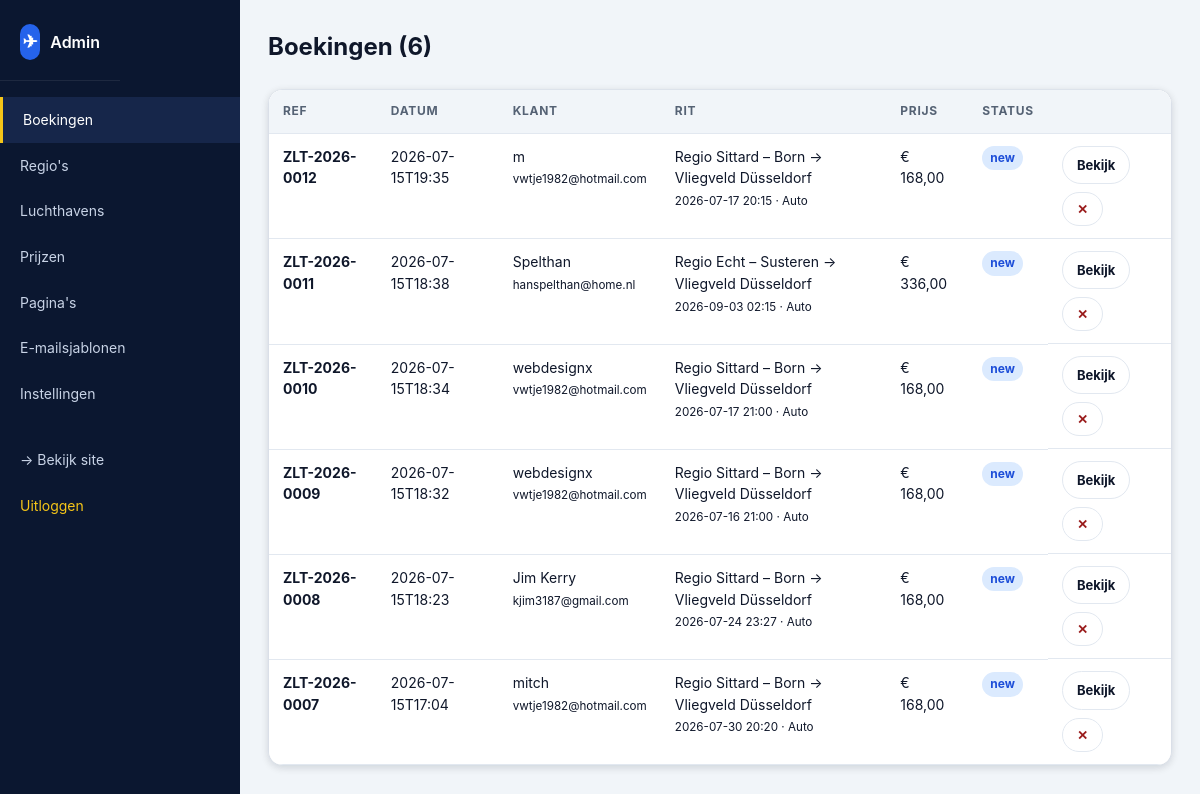
Page /admin.php (signed in) on the committed database.
### tables this page shows
CREATE TABLE bookings (
        id INTEGER PRIMARY KEY AUTOINCREMENT,
        reference TEXT UNIQUE NOT NULL,
        created_at TEXT NOT NULL,
        address TEXT NOT NULL DEFAULT "",
        region_id TEXT NOT NULL DEFAULT "",
        region_name TEXT NOT NULL DEFAULT "",
        airport_id TEXT NOT NULL DEFAULT "",
        airport_name TEXT NOT NULL DEFAULT "",
        direction TEXT NOT NULL DEFAULT "to_airport",
        trip_type TEXT NOT NULL DEFAULT "oneway",
        postcode TEXT NOT NULL DEFAULT "",
        house_number TEXT NOT NULL DEFAULT "",
        passengers INTEGER NOT NULL DEFAULT 1,
        luggage INTEGER NOT NULL DEFAULT 0,
        vehicle TEXT NOT NULL DEFAULT "car",
        price REAL NOT NULL DEFAULT 0,
        currency TEXT NOT NULL DEFAULT "EUR",
        customer_name TEXT NOT NULL DEFAULT "",
        customer_email TEXT NOT NULL DEFAULT "",
        customer_phone TEXT NOT NULL DEFAULT "",
        pickup_date TEXT NOT NULL DEFAULT "",
        pickup_time TEXT NOT NULL DEFAULT "",
        return_date TEXT NOT NULL DEFAULT "",
        return_time TEXT NOT NULL DEFAULT "",
        flight_number TEXT NOT NULL DEFAULT "",
        payment_method TEXT NOT NULL DEFAULT "cash",
        notes TEXT NOT NULL DEFAULT "",
        status TEXT NOT NULL DEFAULT "new"
    );

### admin.php (called while the page is built, shortened)
<?php
require_once __DIR__ . '/includes/db.php';
require_once __DIR__ . '/includes/functions.php';
$page = preg_replace('/[^a-z0-9_]/i', '', (string)($_GET['p'] ?? 'dashboard')) ?: 'dashboard';
$view_file = __DIR__ . '/admin_views/' . $page . '.php';
require __DIR__ . '/admin_views/_shell_top.php';
require $view_file;
require __DIR__ . '/admin_views/_shell_bottom.php';

### includes/db.php (called while the page is built, shortened)
<?php
function db(): PDO {
    static $pdo = null;
    if ($pdo !== null) return $pdo;
    $dir = __DIR__ . '/../data';
    $path = $dir . '/zlat.sqlite';
    $pdo = new PDO('sqlite:' . $path);
    $pdo->setAttribute(PDO::ATTR_ERRMODE, PDO::ERRMODE_EXCEPTION);
    $pdo->setAttribute(PDO::ATTR_DEFAULT_FETCH_MODE, PDO::FETCH_ASSOC);
    $pdo->exec('PRAGMA foreign_keys = ON');
    $pdo->exec('PRAGMA journal_mode = WAL');
    return $pdo;
}

### includes/functions.php (called while the page is built, shortened)
<?php
require_once __DIR__ . '/db.php';
function h(?string $s): string {
    return htmlspecialchars((string)$s, ENT_QUOTES | ENT_SUBSTITUTE, 'UTF-8');
}
function format_price($value): string {
    $amount = is_numeric($value) ? (float)$value : 0.0;
    $whole = number_format($amount, 2, ',', '.');
    return '€ ' . $whole;
}
function url(string $path = ''): string {
    $path = ltrim($path, '/');
    $script = $_SERVER['SCRIPT_NAME'] ?? '/index.php';
    $dir = rtrim(str_replace('\\', '/', dirname($script)), '/');
    return ($dir === '' ? '' : $dir) . '/' . $path;
}

### admin_views/dashboard.php (the view, shortened to what this page needs)
<?php
$rows = db()->query('SELECT * FROM bookings ORDER BY id DESC LIMIT 200')->fetchAll();
?>
<div class="admin-topbar"><h1>Boekingen (<?= count($rows) ?>)</h1></div>
<div class="card" style="padding:0">
<table class="table">
  <thead><tr><th>Ref</th><th>Datum</th><th>Klant</th><th>Rit</th><th>Prijs</th><th>Status</th><th></th></tr></thead>
  <tbody>
  <?php foreach ($rows as $b): ?>
    <tr>
      <td><a href="<?= h(url('admin.php?p=booking_view&id=' . (int)$b['id'])) ?>"><strong><?= h($b['reference']) ?></strong></a></td>
      <td><?= h(substr((string)$b['created_at'],0,16)) ?></td>
      <td><?= h($b['customer_name']) ?><br><small><?= h($b['customer_email']) ?></small></td>
      <td><?= h($b['region_name']) ?> → <?= h($b['airport_name']) ?><br><small><?= h($b['pickup_date'] . ' ' . $b['pickup_time']) ?> · <?= $b['vehicle']==='van'?'Bus':'Auto' ?></small></td>
      <td><?= h(format_price($b['price'])) ?></td>
      <td><span class="badge badge-<?= h($b['status']) ?>"><?= h($b['status']) ?></span></td>
      <td class="actions">
        <a class="btn btn-ghost-ink btn-sm" href="<?= h(url('admin.php?p=booking_view&id=' . (int)$b['id'])) ?>">Bekijk</a>
        <form method="post" onsubmit="return confirm('Verwijderen?')" style="display:inline">
          <button class="btn btn-ghost-ink btn-sm" style="color:#991b1b">✕</button>
        </form>
      </td>
    </tr>
  <?php endforeach; ?>
  </tbody>
</table>
</div>

### assets/style.css (style rules this page uses)
:root { --navy-900:#0b1730; --navy-800:#0f1e3d; --navy-700:#16264a; --navy-600:#1e3a6b; --blue-600:#2563eb; --blue-500:#3b82f6; --blue-700:#1d4ed8; --gold:#f5c518; --gold-600:#e0b20d; --ink:#0f172a; --slate-700:#334155; --slate-500:#556274; --slate-400:#94a3b8; --slate-200:#e2e8f0; --slate-100:#f1f5f9; --surface:#f1f5f9; --white:#ffffff; --success:#16a34a; --danger:#ef4444; --r-sm:10px; --r:14px; --r-lg:20px; --r-xl:24px; --r-pill:999px; --shadow-card:0 24px 60px -20px rgba(2,12,40,.45); --shadow-sm:0 2px 8px rgba(15,23,42,.08); --font:"Inter",system-ui,-apple-system,"Segoe UI",Roboto,Helvetica,Arial,sans-serif; --content-max:1180px; --pad-x:clamp(16px,4vw,40px); }
*,*:before,*:after { box-sizing:border-box }
html,body { margin:0;padding:0;background:var(--surface);color:var(--ink);font-family:var(--font);line-height:1.55;-webkit-font-smoothing:antialiased }
a { color:inherit;text-decoration:none }
button { font-family:inherit }
.btn { display:inline-flex;align-items:center;justify-content:center;gap:8px;font-weight:700;padding:12px 22px;border-radius:var(--r-pill);border:0;cursor:pointer;transition:transform .1s ease,background .15s;color:#fff;text-decoration:none;font-size:15px }
.btn-ghost-ink { background:transparent;color:var(--ink);border:1px solid var(--slate-200) }
.btn-sm { padding:8px 14px;font-size:13px }
.admin-body { background:var(--slate-100);min-height:100vh }
.admin-topbar { display:flex;justify-content:space-between;align-items:center;margin-bottom:24px }
.admin-topbar h1 { margin:0;font-size:24px }
.card { background:#fff;border:1px solid var(--slate-200);border-radius:var(--r);padding:20px;margin-bottom:20px;box-shadow:var(--shadow-sm) }
.table { width:100%;border-collapse:collapse;background:#fff;border-radius:var(--r);overflow:hidden;box-shadow:var(--shadow-sm) }
.table th,.table td { padding:12px 14px;text-align:left;border-bottom:1px solid var(--slate-200);font-size:14px;vertical-align:top }
.table th { background:var(--slate-100);font-size:12px;text-transform:uppercase;letter-spacing:.06em;color:var(--slate-500) }
.badge { display:inline-block;padding:3px 8px;border-radius:var(--r-pill);font-size:12px;font-weight:700 }
.badge-new { background:#dbeafe;color:#1d4ed8 }
.actions { display:flex;gap:8px;flex-wrap:wrap }

### rows in the picture
bookings: reference "ZLT-2026-0012", created_at "2026-07-15T19:35", customer_name "m", customer_email "vwtje1982@hotmail.com", region_name "Regio Sittard – Born", airport_name "Vliegveld Düsseldorf", pickup_date+pickup_time "2026-07-17 20:15", vehicle "Auto", price "€ 168,00", status "new"
bookings: reference "ZLT-2026-0011", created_at "2026-07-15T18:38", customer_name "Spelthan", customer_email "hanspelthan@home.nl", region_name "Regio Echt – Susteren", airport_name "Vliegveld Düsseldorf", pickup_date+pickup_time "2026-09-03 02:15", vehicle "Auto", price "€ 336,00", status "new"
bookings: reference "ZLT-2026-0010", created_at "2026-07-15T18:34", customer_name "webdesignx", customer_email "vwtje1982@hotmail.com", region_name "Regio Sittard – Born", airport_name "Vliegveld Düsseldorf", pickup_date+pickup_time "2026-07-17 21:00", vehicle "Auto", price "€ 168,00", status "new"
bookings: reference "ZLT-2026-0009", created_at "2026-07-15T18:32", customer_name "webdesignx", customer_email "vwtje1982@hotmail.com", region_name "Regio Sittard – Born", airport_name "Vliegveld Düsseldorf", pickup_date+pickup_time "2026-07-16 21:00", vehicle "Auto", price "€ 168,00", status "new"
bookings: reference "ZLT-2026-0008", created_at "2026-07-15T18:23", customer_name "Jim Kerry", customer_email "kjim3187@gmail.com", region_name "Regio Sittard – Born", airport_name "Vliegveld Düsseldorf", pickup_date+pickup_time "2026-07-24 23:27", vehicle "Auto", price "€ 168,00", status "new"
bookings: reference "ZLT-2026-0007", created_at "2026-07-15T17:04", customer_name "mitch", customer_email "vwtje1982@hotmail.com", region_name "Regio Sittard – Born", airport_name "Vliegveld Düsseldorf", pickup_date+pickup_time "2026-07-30 20:20", vehicle "Auto", price "€ 168,00", status "new"

### other values in the picture
$lbl "Boekingen"
$lbl "Regio's"
$lbl "Luchthavens"
$lbl "Prijzen"
$lbl "Pagina's"
$lbl "E-mailsjablonen"
$lbl "Instellingen"
count($rows) "6"
